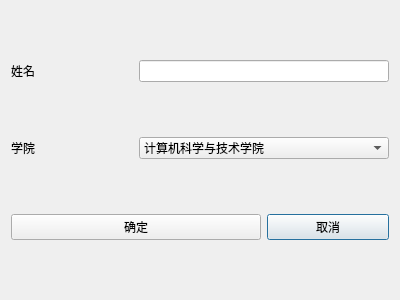
<?xml version="1.0" encoding="UTF-8"?>
<ui version="4.0">
 <class>teacell_updateInfo</class>
 <widget class="QDialog" name="teacell_updateInfo">
  <property name="geometry">
   <rect>
    <x>0</x>
    <y>0</y>
    <width>400</width>
    <height>300</height>
   </rect>
  </property>
  <property name="windowTitle">
   <string>Dialog</string>
  </property>
  <layout class="QGridLayout" name="gridLayout">
   <item row="1" column="0">
    <widget class="QLabel" name="label_3">
     <property name="text">
      <string>学院</string>
     </property>
    </widget>
   </item>
   <item row="0" column="1" colspan="2">
    <widget class="QLineEdit" name="name"/>
   </item>
   <item row="2" column="2">
    <widget class="QPushButton" name="cancelButton">
     <property name="text">
      <string>取消</string>
     </property>
    </widget>
   </item>
   <item row="1" column="1" colspan="2">
    <widget class="QComboBox" name="college">
     <item>
      <property name="text">
       <string>计算机科学与技术学院</string>
      </property>
     </item>
     <item>
      <property name="text">
       <string>集成电路学院</string>
      </property>
     </item>
    </widget>
   </item>
   <item row="2" column="0" colspan="2">
    <widget class="QPushButton" name="commitButton">
     <property name="text">
      <string>确定</string>
     </property>
    </widget>
   </item>
   <item row="0" column="0">
    <widget class="QLabel" name="label">
     <property name="text">
      <string>姓名</string>
     </property>
    </widget>
   </item>
  </layout>
 </widget>
 <resources/>
 <connections/>
</ui>
